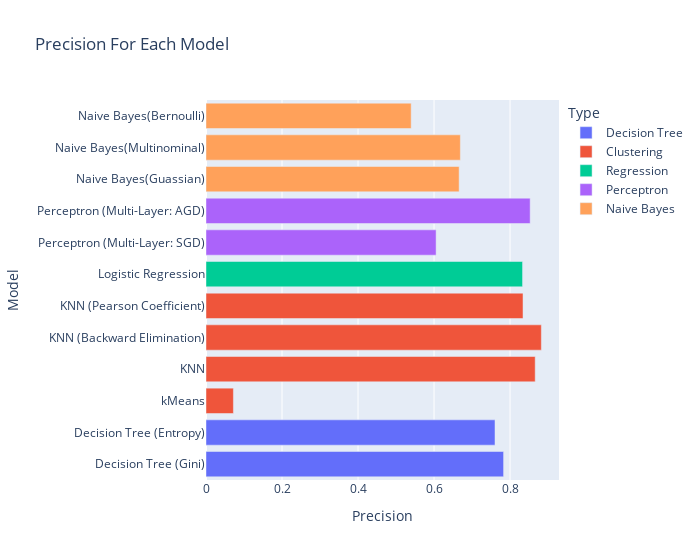
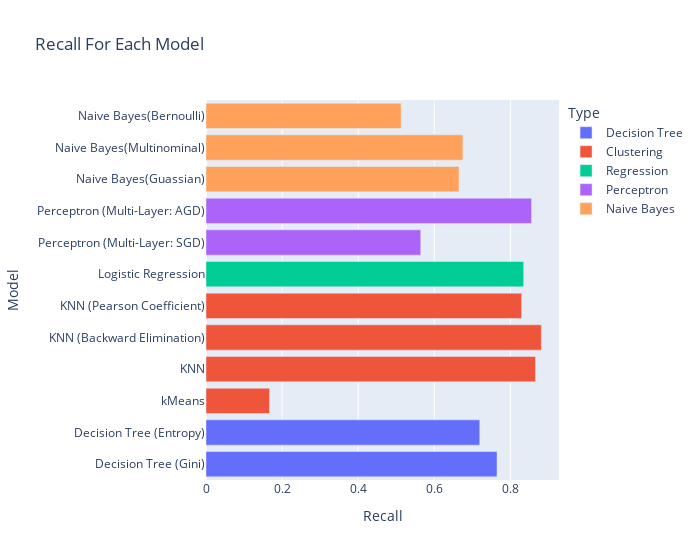
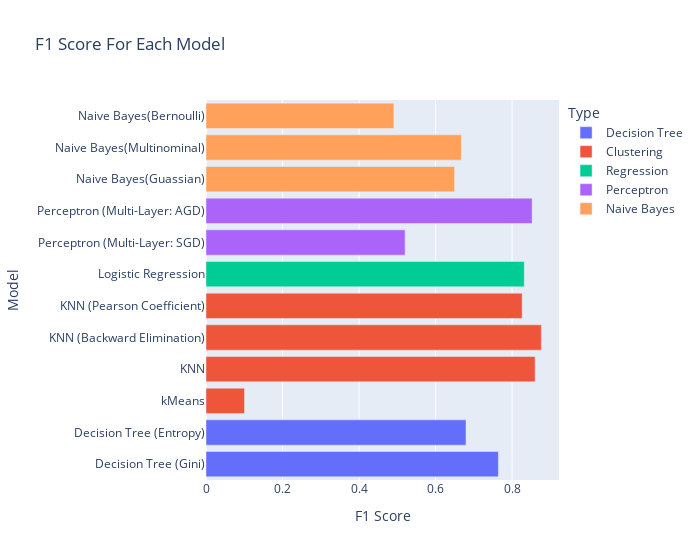
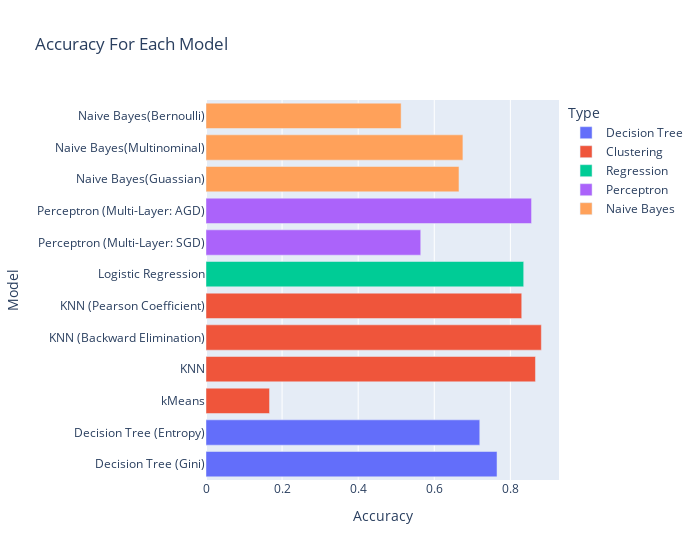

Here is the notebook cell these charts were saved with, in order:
### Code cell
import plotly.express as px
# Do cross validation graph separate
for metric in model_information.columns[3:]:
  col = model_information[["Model", "Type", metric]]
  col = col.drop(col[col[metric] == 0].index)
  fig = px.bar(col, y="Model", x=metric, color="Type", title=f"{metric} For Each Model", width=700)
  # fig.update_layout(xaxis=dict(tickfont=dict(size=8)))
  if metric == "R squared":
    fig.update_layout(xaxis_range=[95,97])
  fig.show()

### Figure 1 — Plotly figure (JSON) as saved in the notebook; plotly's stock layout.template omitted (floating-point values rounded to 4 significant figures)
{"data": [{"alignmentgroup": "True", "hovertemplate": "Type=Decision Tree<br>Precision=%{x}<br>Model=%{y}<extra></extra>", "legendgroup": "Decision Tree", "marker": {"color": "#636efa", "pattern": {"shape": ""}}, "name": "Decision Tree", "offsetgroup": "Decision Tree", "orientation": "h", "showlegend": true, "textposition": "auto", "type": "bar", "x": [0.783, 0.7604], "xaxis": "x", "y": ["Decision Tree (Gini)", "Decision Tree (Entropy)"], "yaxis": "y"}, {"alignmentgroup": "True", "hovertemplate": "Type=Clustering<br>Precision=%{x}<br>Model=%{y}<extra></extra>", "legendgroup": "Clustering", "marker": {"color": "#EF553B", "pattern": {"shape": ""}}, "name": "Clustering", "offsetgroup": "Clustering", "orientation": "h", "showlegend": true, "textposition": "auto", "type": "bar", "x": [0.0721, 0.8662, 0.8824, 0.8341], "xaxis": "x", "y": ["kMeans", "KNN", "KNN (Backward Elimination)", "KNN (Pearson Coefficient)"], "yaxis": "y"}, {"alignmentgroup": "True", "hovertemplate": "Type=Regression<br>Precision=%{x}<br>Model=%{y}<extra></extra>", "legendgroup": "Regression", "marker": {"color": "#00cc96", "pattern": {"shape": ""}}, "name": "Regression", "offsetgroup": "Regression", "orientation": "h", "showlegend": true, "textposition": "auto", "type": "bar", "x": [0.8329], "xaxis": "x", "y": ["Logistic Regression"], "yaxis": "y"}, {"alignmentgroup": "True", "hovertemplate": "Type=Perceptron<br>Precision=%{x}<br>Model=%{y}<extra></extra>", "legendgroup": "Perceptron", "marker": {"color": "#ab63fa", "pattern": {"shape": ""}}, "name": "Perceptron", "offsetgroup": "Perceptron", "orientation": "h", "showlegend": true, "textposition": "auto", "type": "bar", "x": [0.6054, 0.8529], "xaxis": "x", "y": ["Perceptron (Multi-Layer: SGD)", "Perceptron (Multi-Layer: AGD)"], "yaxis": "y"}, {"alignmentgroup": "True", "hovertemplate": "Type=Naive Bayes<br>Precision=%{x}<br>Model=%{y}<extra></extra>", "legendgroup": "Naive Bayes", "marker": {"color": "#FFA15A", "pattern": {"shape": ""}}, "name": "Naive Bayes", "offsetgroup": "Naive Bayes", "orientation": "h", "showlegend": true, "textposition": "auto", "type": "bar", "x": [0.6661, 0.6693, 0.5398], "xaxis": "x", "y": ["Naive Bayes(Guassian)", "Naive Bayes(Multinominal)", "Naive Bayes(Bernoulli)"], "yaxis": "y"}], "layout": {"barmode": "relative", "legend": {"title": {"text": "Type"}, "tracegroupgap": 0}, "title": {"text": "Precision For Each Model"}, "width": 700, "xaxis": {"anchor": "y", "domain": [0, 1], "title": {"text": "Precision"}}, "yaxis": {"anchor": "x", "domain": [0, 1], "title": {"text": "Model"}}}}

### Figure 2 — Plotly figure (JSON) as saved in the notebook; plotly's stock layout.template omitted (floating-point values rounded to 4 significant figures)
{"data": [{"alignmentgroup": "True", "hovertemplate": "Type=Decision Tree<br>Recall=%{x}<br>Model=%{y}<extra></extra>", "legendgroup": "Decision Tree", "marker": {"color": "#636efa", "pattern": {"shape": ""}}, "name": "Decision Tree", "offsetgroup": "Decision Tree", "orientation": "h", "showlegend": true, "textposition": "auto", "type": "bar", "x": [0.7649, 0.7196], "xaxis": "x", "y": ["Decision Tree (Gini)", "Decision Tree (Entropy)"], "yaxis": "y"}, {"alignmentgroup": "True", "hovertemplate": "Type=Clustering<br>Recall=%{x}<br>Model=%{y}<extra></extra>", "legendgroup": "Clustering", "marker": {"color": "#EF553B", "pattern": {"shape": ""}}, "name": "Clustering", "offsetgroup": "Clustering", "orientation": "h", "showlegend": true, "textposition": "auto", "type": "bar", "x": [0.167, 0.866, 0.8814, 0.8299], "xaxis": "x", "y": ["kMeans", "KNN", "KNN (Backward Elimination)", "KNN (Pearson Coefficient)"], "yaxis": "y"}, {"alignmentgroup": "True", "hovertemplate": "Type=Regression<br>Recall=%{x}<br>Model=%{y}<extra></extra>", "legendgroup": "Regression", "marker": {"color": "#00cc96", "pattern": {"shape": ""}}, "name": "Regression", "offsetgroup": "Regression", "orientation": "h", "showlegend": true, "textposition": "auto", "type": "bar", "x": [0.8351], "xaxis": "x", "y": ["Logistic Regression"], "yaxis": "y"}, {"alignmentgroup": "True", "hovertemplate": "Type=Perceptron<br>Recall=%{x}<br>Model=%{y}<extra></extra>", "legendgroup": "Perceptron", "marker": {"color": "#ab63fa", "pattern": {"shape": ""}}, "name": "Perceptron", "offsetgroup": "Perceptron", "orientation": "h", "showlegend": true, "textposition": "auto", "type": "bar", "x": [0.5644, 0.8557], "xaxis": "x", "y": ["Perceptron (Multi-Layer: SGD)", "Perceptron (Multi-Layer: AGD)"], "yaxis": "y"}, {"alignmentgroup": "True", "hovertemplate": "Type=Naive Bayes<br>Recall=%{x}<br>Model=%{y}<extra></extra>", "legendgroup": "Naive Bayes", "marker": {"color": "#FFA15A", "pattern": {"shape": ""}}, "name": "Naive Bayes", "offsetgroup": "Naive Bayes", "orientation": "h", "showlegend": true, "textposition": "auto", "type": "bar", "x": [0.6649, 0.6753, 0.5129], "xaxis": "x", "y": ["Naive Bayes(Guassian)", "Naive Bayes(Multinominal)", "Naive Bayes(Bernoulli)"], "yaxis": "y"}], "layout": {"barmode": "relative", "legend": {"title": {"text": "Type"}, "tracegroupgap": 0}, "title": {"text": "Recall For Each Model"}, "width": 700, "xaxis": {"anchor": "y", "domain": [0, 1], "title": {"text": "Recall"}}, "yaxis": {"anchor": "x", "domain": [0, 1], "title": {"text": "Model"}}}}

### Figure 3 — Plotly figure (JSON) as saved in the notebook; plotly's stock layout.template omitted (floating-point values rounded to 4 significant figures)
{"data": [{"alignmentgroup": "True", "hovertemplate": "Type=Decision Tree<br>F1 Score=%{x}<br>Model=%{y}<extra></extra>", "legendgroup": "Decision Tree", "marker": {"color": "#636efa", "pattern": {"shape": ""}}, "name": "Decision Tree", "offsetgroup": "Decision Tree", "orientation": "h", "showlegend": true, "textposition": "auto", "type": "bar", "x": [0.7641, 0.6795], "xaxis": "x", "y": ["Decision Tree (Gini)", "Decision Tree (Entropy)"], "yaxis": "y"}, {"alignmentgroup": "True", "hovertemplate": "Type=Clustering<br>F1 Score=%{x}<br>Model=%{y}<extra></extra>", "legendgroup": "Clustering", "marker": {"color": "#EF553B", "pattern": {"shape": ""}}, "name": "Clustering", "offsetgroup": "Clustering", "orientation": "h", "showlegend": true, "textposition": "auto", "type": "bar", "x": [0.1007, 0.8602, 0.8764, 0.8263], "xaxis": "x", "y": ["kMeans", "KNN", "KNN (Backward Elimination)", "KNN (Pearson Coefficient)"], "yaxis": "y"}, {"alignmentgroup": "True", "hovertemplate": "Type=Regression<br>F1 Score=%{x}<br>Model=%{y}<extra></extra>", "legendgroup": "Regression", "marker": {"color": "#00cc96", "pattern": {"shape": ""}}, "name": "Regression", "offsetgroup": "Regression", "orientation": "h", "showlegend": true, "textposition": "auto", "type": "bar", "x": [0.8318], "xaxis": "x", "y": ["Logistic Regression"], "yaxis": "y"}, {"alignmentgroup": "True", "hovertemplate": "Type=Perceptron<br>F1 Score=%{x}<br>Model=%{y}<extra></extra>", "legendgroup": "Perceptron", "marker": {"color": "#ab63fa", "pattern": {"shape": ""}}, "name": "Perceptron", "offsetgroup": "Perceptron", "orientation": "h", "showlegend": true, "textposition": "auto", "type": "bar", "x": [0.5204, 0.8523], "xaxis": "x", "y": ["Perceptron (Multi-Layer: SGD)", "Perceptron (Multi-Layer: AGD)"], "yaxis": "y"}, {"alignmentgroup": "True", "hovertemplate": "Type=Naive Bayes<br>F1 Score=%{x}<br>Model=%{y}<extra></extra>", "legendgroup": "Naive Bayes", "marker": {"color": "#FFA15A", "pattern": {"shape": ""}}, "name": "Naive Bayes", "offsetgroup": "Naive Bayes", "orientation": "h", "showlegend": true, "textposition": "auto", "type": "bar", "x": [0.6498, 0.6672, 0.491], "xaxis": "x", "y": ["Naive Bayes(Guassian)", "Naive Bayes(Multinominal)", "Naive Bayes(Bernoulli)"], "yaxis": "y"}], "layout": {"barmode": "relative", "legend": {"title": {"text": "Type"}, "tracegroupgap": 0}, "title": {"text": "F1 Score For Each Model"}, "width": 700, "xaxis": {"anchor": "y", "domain": [0, 1], "title": {"text": "F1 Score"}}, "yaxis": {"anchor": "x", "domain": [0, 1], "title": {"text": "Model"}}}}

### Figure 4 — Plotly figure (JSON) as saved in the notebook; plotly's stock layout.template omitted (floating-point values rounded to 4 significant figures)
{"data": [{"alignmentgroup": "True", "hovertemplate": "Type=Decision Tree<br>Accuracy=%{x}<br>Model=%{y}<extra></extra>", "legendgroup": "Decision Tree", "marker": {"color": "#636efa", "pattern": {"shape": ""}}, "name": "Decision Tree", "offsetgroup": "Decision Tree", "orientation": "h", "showlegend": true, "textposition": "auto", "type": "bar", "x": [0.7649, 0.7196], "xaxis": "x", "y": ["Decision Tree (Gini)", "Decision Tree (Entropy)"], "yaxis": "y"}, {"alignmentgroup": "True", "hovertemplate": "Type=Clustering<br>Accuracy=%{x}<br>Model=%{y}<extra></extra>", "legendgroup": "Clustering", "marker": {"color": "#EF553B", "pattern": {"shape": ""}}, "name": "Clustering", "offsetgroup": "Clustering", "orientation": "h", "showlegend": true, "textposition": "auto", "type": "bar", "x": [0.167, 0.866, 0.8814, 0.8299], "xaxis": "x", "y": ["kMeans", "KNN", "KNN (Backward Elimination)", "KNN (Pearson Coefficient)"], "yaxis": "y"}, {"alignmentgroup": "True", "hovertemplate": "Type=Regression<br>Accuracy=%{x}<br>Model=%{y}<extra></extra>", "legendgroup": "Regression", "marker": {"color": "#00cc96", "pattern": {"shape": ""}}, "name": "Regression", "offsetgroup": "Regression", "orientation": "h", "showlegend": true, "textposition": "auto", "type": "bar", "x": [0.8351], "xaxis": "x", "y": ["Logistic Regression"], "yaxis": "y"}, {"alignmentgroup": "True", "hovertemplate": "Type=Perceptron<br>Accuracy=%{x}<br>Model=%{y}<extra></extra>", "legendgroup": "Perceptron", "marker": {"color": "#ab63fa", "pattern": {"shape": ""}}, "name": "Perceptron", "offsetgroup": "Perceptron", "orientation": "h", "showlegend": true, "textposition": "auto", "type": "bar", "x": [0.5644, 0.8557], "xaxis": "x", "y": ["Perceptron (Multi-Layer: SGD)", "Perceptron (Multi-Layer: AGD)"], "yaxis": "y"}, {"alignmentgroup": "True", "hovertemplate": "Type=Naive Bayes<br>Accuracy=%{x}<br>Model=%{y}<extra></extra>", "legendgroup": "Naive Bayes", "marker": {"color": "#FFA15A", "pattern": {"shape": ""}}, "name": "Naive Bayes", "offsetgroup": "Naive Bayes", "orientation": "h", "showlegend": true, "textposition": "auto", "type": "bar", "x": [0.6649, 0.6753, 0.5129], "xaxis": "x", "y": ["Naive Bayes(Guassian)", "Naive Bayes(Multinominal)", "Naive Bayes(Bernoulli)"], "yaxis": "y"}], "layout": {"barmode": "relative", "legend": {"title": {"text": "Type"}, "tracegroupgap": 0}, "title": {"text": "Accuracy For Each Model"}, "width": 700, "xaxis": {"anchor": "y", "domain": [0, 1], "title": {"text": "Accuracy"}}, "yaxis": {"anchor": "x", "domain": [0, 1], "title": {"text": "Model"}}}}
